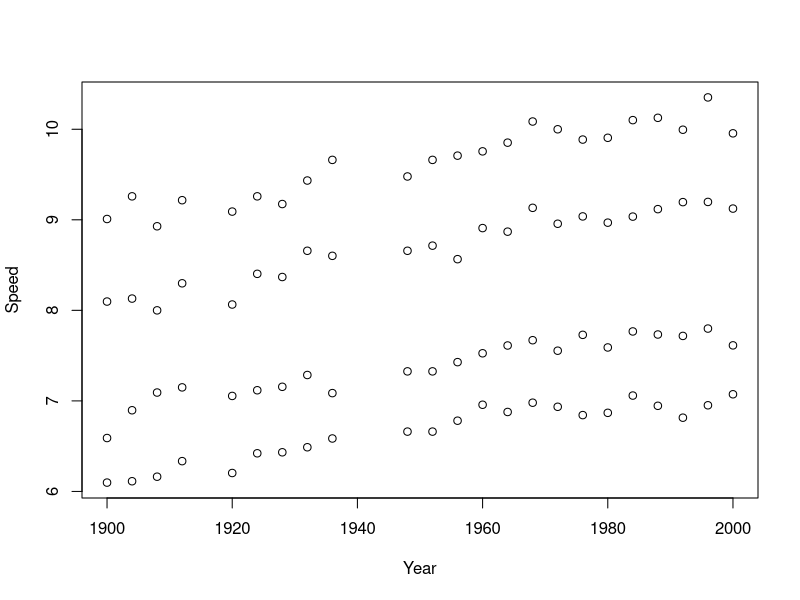
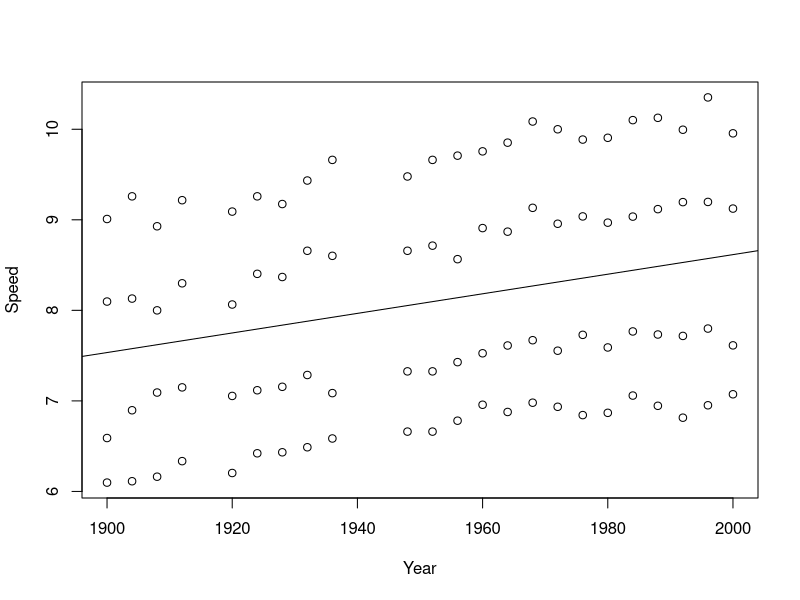
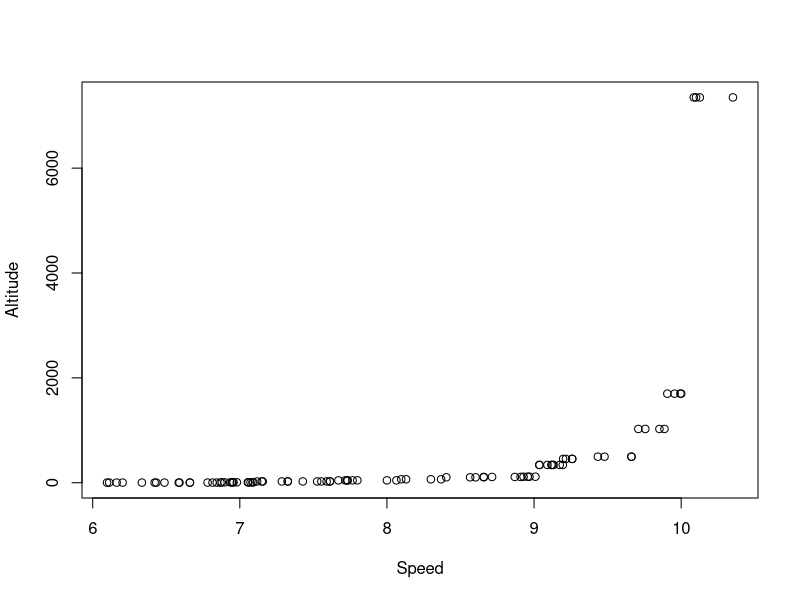
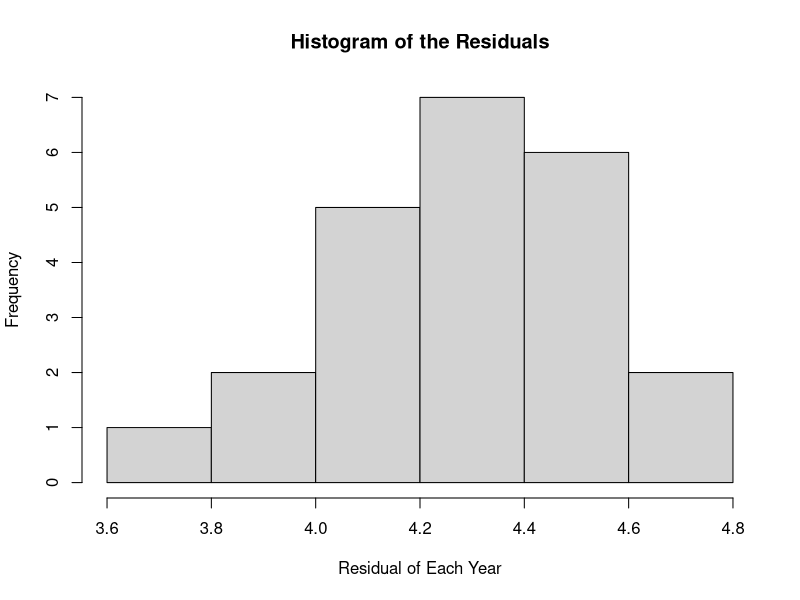
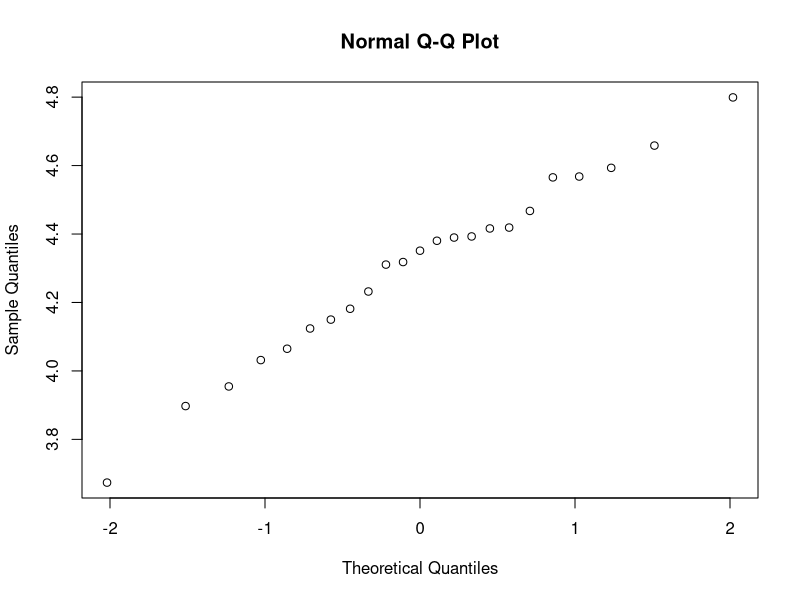

Source code (R) for these figures, in order:
#read the data and store in a data frame speed.data
speed.data <- read.table("speed.txt", header = TRUE)

#print the first 5 rows
speed.data[1:5, ]

#calculate the average speed (in m/s)
Speed <- speed.data$Distance.100 * 100 / speed.data$Time

#add this data as a new column
modified.speed.data <- cbind(speed.data, Speed)
modified.speed.data

#print the first 5 rows of the modified data
modified.speed.data[1:5, ]

#sort the data by increasing value of year
sorted.data <- modified.speed.data[order(modified.speed.data$Year), ]
sorted.data

#print the first 10 rows of the sorted data
sorted.data[1:10, ]

#create a new data frame containing 2 columns
speed.year <- data.frame("Year"=modified.speed.data$Year,
                         "Speed"=modified.speed.data$Speed)
speed.year

#plot the speed as a function of the year
plot(speed.year$Year, speed.year$Speed, xlab = "Year",
     ylab = "Speed")

lm(speed.year$Speed ~ speed.year$Year)

plot(speed.year$Year, speed.year$Speed, abline(lm(speed.year$Speed ~ speed.year$Year)), xlab = "Year",
     ylab = "Speed")

#compute the residuals i.e. the differences between the actual average speed 
#and the speed predicted by the best fitting line
predicted.speed <- -13.01660 + 0.01082 * speed.year$Year

Residual <- abs(speed.year$Speed - predicted.speed)

#to find residual each year, first we have to sort by increasing value of year
#then calculate sum of all residuals of each year
speed.year <- cbind(speed.year, Residual)
sorted.speed.year <- speed.year[order(speed.year$Year),]
i=1
residual <- c()
while (i<=92){
  res <- sum(sorted.speed.year$Residual[i:(i+3)])
  residual <- c(residual,res)
  i=i+4
}

# the original matrix A from which QR was constructed
A <- qr.X(lm(speed.year$Speed ~ speed.year$Year)$qr)
#using qr solve
qr.solve(A, speed.year$Speed)

qqplot(modified.speed.data$Speed, modified.speed.data$Altitude, xlab = "Speed", ylab = "Altitude")

cor.test(modified.speed.data$Speed, modified.speed.data$Altitude)$p.value

#histogram
hist(residual, xlab = "Residual of Each Year", main = "Histogram of the Residuals")

qqnorm(residual)